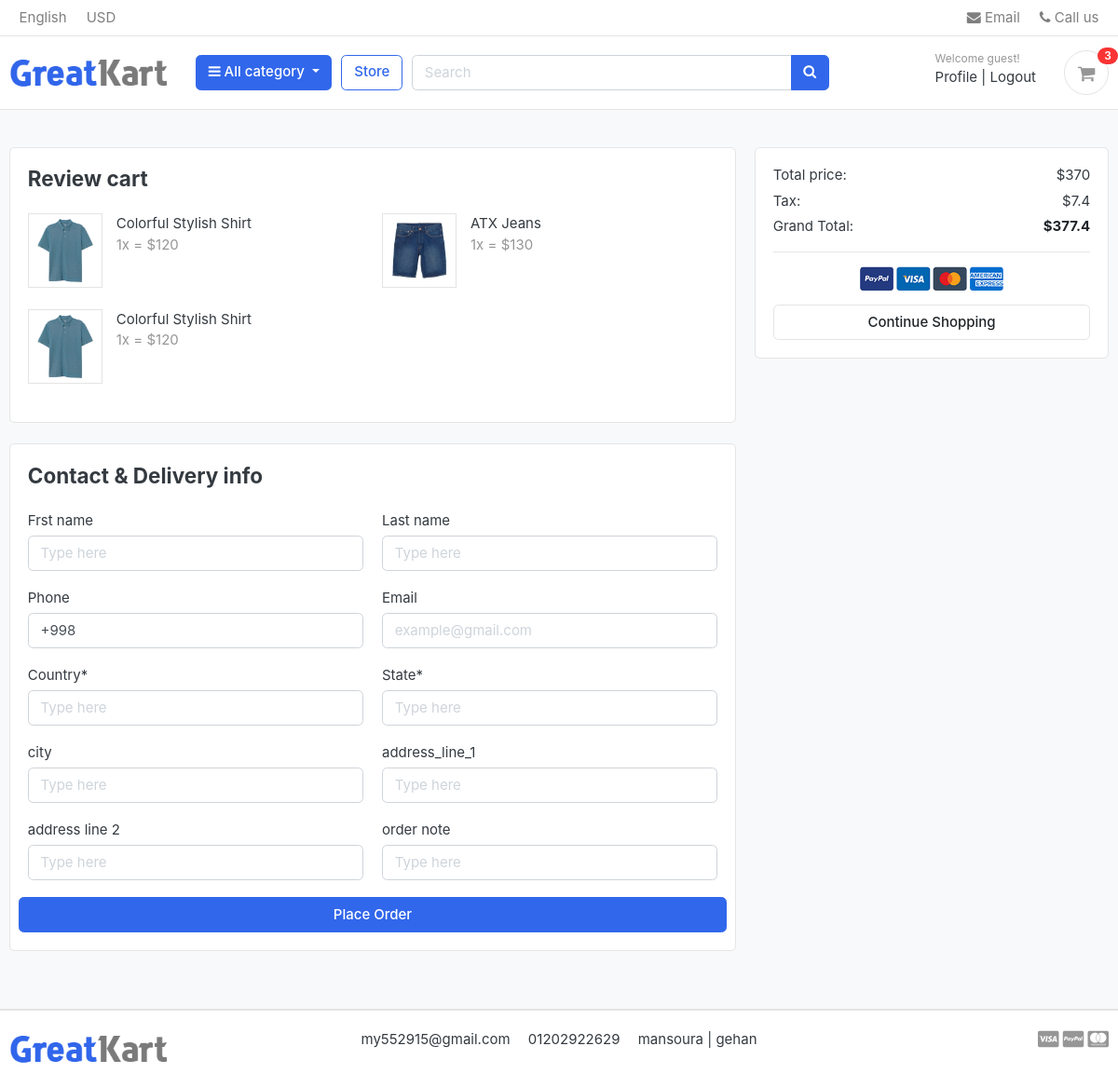
Page /cart/checkout/ (signed in) on the earlier database version.
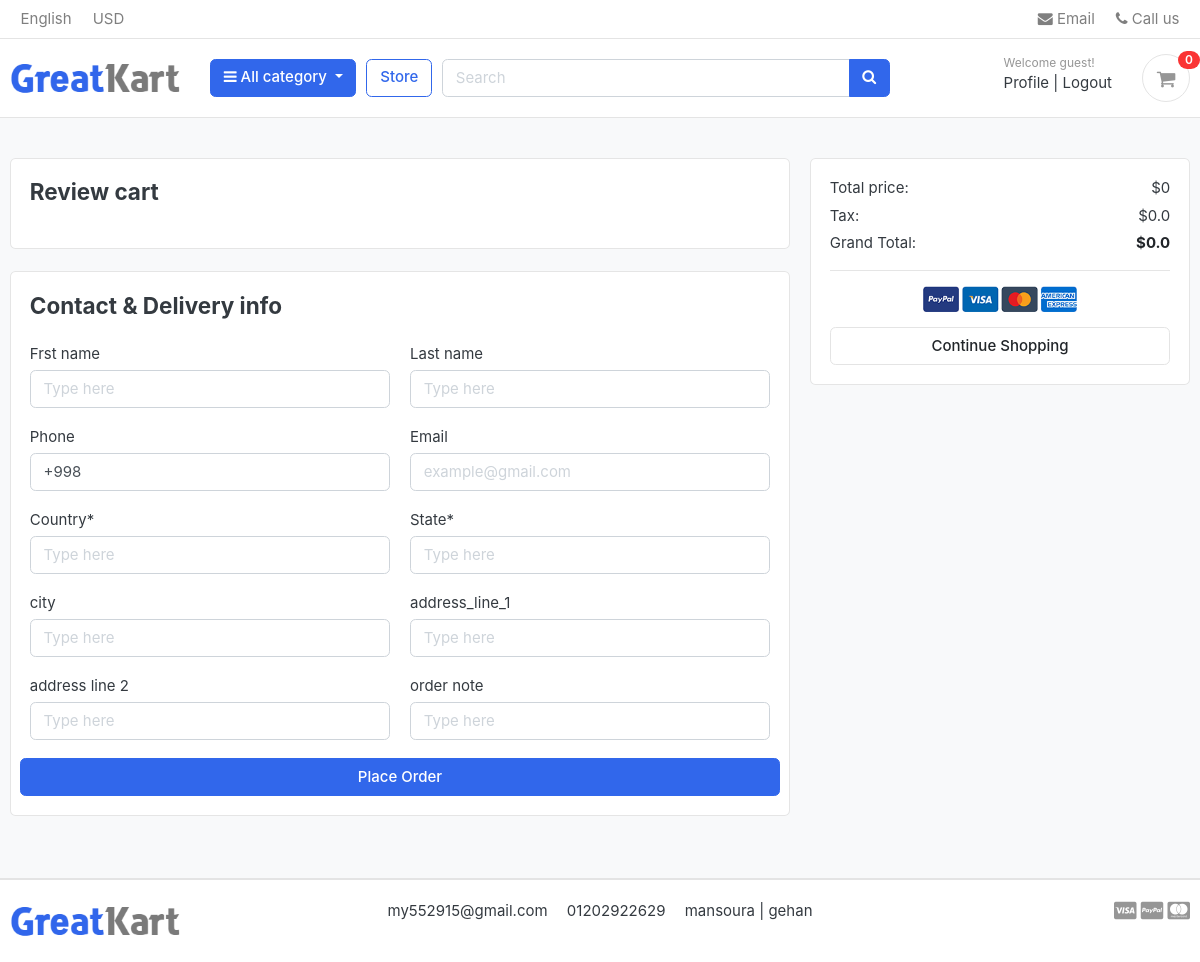
Same page on the later database version.
### carts/models.py (models this page shows, shortened)
class CartItem(models.Model):
    user = models.ForeignKey(User, on_delete=models.CASCADE , null=True)
    product = models.ForeignKey("store.Product", on_delete=models.CASCADE)
    cart = models.ForeignKey(Cart, on_delete=models.CASCADE , null=True)
    variations = models.ManyToManyField("store.Variation",blank=True)
    quantity = models.IntegerField()
    is_active = models.BooleanField(default=True)
    def sub_total(self):
        return self.product.price * self.quantity

### store/models.py (models this page shows, shortened)
class Product(models.Model):
    name = models.CharField( max_length=50 , unique=True)
    slug = models.SlugField(max_length=50 , unique=True)
    description = models.TextField( max_length=2000 , blank=True)
    image = models.ImageField( upload_to='product_img')
    price = models.IntegerField()
    discount = models.IntegerField(default=0)
    stock = models.IntegerField()
    is_available = models.BooleanField(default=True)
    category = models.ForeignKey("category.Category", verbose_name=("category product"), on_delete=models.CASCADE)
    created_at = models.DateTimeField(auto_now_add=True)
    modified_date = models.DateField( auto_now=True)

### carts/views.py (the view)
# urls.py: path('checkout/', checkout ,name = 'checkout'),
@login_required(login_url='login')
def checkout(request,total=0 ,quantity=0,cart_items=None):
    try :
        tax =0
        grand_total=0
        if request.user.is_authenticated:
          cart_items = CartItem.objects.filter(user=request.user, is_active=True)
        else :
            cart = Cart.objects.get(cart_id = _cart_id(request))
            cart_items = CartItem.objects.filter(cart=cart , is_active=True)
        for cart_item in cart_items:
            total += (cart_item.product.price * cart_item.quantity)
            quantity += cart_item.quantity
        tax = (2 * total)/100
        grand_total = total+tax
    except Cart.DoesNotExist:
        pass
    context = {'total':total,
               'quantity':quantity ,
               'cart_items':cart_items,
               'tax' : tax ,
               'grand_total':grand_total,
               }
    return render(request , 'carts/checkout.html',context)

### carts/context_processors.py (called while the page is built)
def counter(request):
    cart_count = 0
    if 'admin' in request.path:
        return{}
    else :
        try :
            cart = Cart.objects.filter(cart_id=_cart_id(request))
            if request.user.is_authenticated:
                cart_items = CartItem.objects.all().filter(user=request.user)
            else :
                cart_items = CartItem.objects.all().filter(cart=cart[:1])
            for cart_item in cart_items:
                cart_count+=cart_item.quantity
        except Cart.DoesNotExist:
            cart_count=0
    return dict(cart_count=cart_count)

### carts/views.py (called while the page is built)
def _cart_id(request):
    cart = request.session.session_key
    if not cart:
        cart = request.session.create()
    return cart

### category/context_processor.py (called while the page is built)
def menu_links(request):
    links = Category.objects.all()[:10]
    return dict(links=links)

### category/models.py (called while the page is built)
    def get_url(self):
        return reverse('store:product_by_category',args=[self.slug])

    def __str__(self):
        return str(self.name)

### carts/templates/carts/checkout.html (shortened to what the changed rows need)
{% extends "base.html" %}
{% load static %}
{% block body %}
<section class="section-content padding-y bg">
    <div class="container">
        <div class="row">
            <main class="col-md-8">
                <article class="card mb-4">
                    <div class="card-body">
                        <div class="row">
                            {% for cart_item in cart_items %}
                            <div class="col-md-6">
                                <figure class="itemside  mb-4">
                                    <div class="aside"><img src="{{cart_item.product.image.url}}" class="border img-sm">
                                    </div>
                                    <figcaption class="info">
                                        <p>{{cart_item.product.name}} </p>
                                        <span class="text-muted">{{cart_item.quantity}}x =
                                            ${{cart_item.sub_total}}</span>
                                    </figcaption>
                                </figure>
                            </div>
                            {% endfor %}
                        </div>
                    </div>
                </article>
            </main>
            <aside class="col-md-4">
                <div class="card">
                    <div class="card-body">
                        <dl class="dlist-align">
                            <dt>Total price:</dt>
                            <dd class="text-right">${{total}}</dd>
                        </dl>
                        <dl class="dlist-align">
                            <dt>Tax:</dt>
                            <dd class="text-right"> ${{tax}}</dd>
                        </dl>
                        <dl class="dlist-align">
                            <dd class="text-right text-dark b"><strong>${{grand_total}}</strong></dd>
                        </dl>
                    </div>
                </div>
            </aside>
        </div>
    </div>
</section>
{% endblock body %}

### templates/base.html (shortened to what the changed rows need)
{% load static %}
<!DOCTYPE HTML>
<html lang="en">
<head>
    <link href="{% static 'css/bootstrap.css'%}" rel="stylesheet" type="text/css" />
    <link href="{% static 'fonts/fontawesome/css/all.min.css'%}" type="text/css" rel="stylesheet">
    <link href="{% static 'css/ui.css'%}" rel="stylesheet" type="text/css" />
    <link href="{% static 'css/responsive.css'%}" rel="stylesheet" media="only screen and (max-width: 1200px)" />
    <link href="{% static 'css/custum.css'%}" rel="stylesheet" type="text/css" />
    <link rel="stylesheet" href="https://cdnjs.cloudflare.com/ajax/libs/font-awesome/4.7.0/css/font-awesome.min.css">
</head>
<body>
    <header class="section-header">
        <section class="header-main border-bottom">
            <div class="container">
                <div class="row align-items-center">
                    <div class="col-lg-3 col-sm-6 col-8 order-2 order-lg-3">
                        <div class="d-flex justify-content-end mb-3 mb-lg-0">
                            <a href="{% url 'carts:cart'%}" class="widget-header pl-3 ml-3">
                                <div class="icon icon-sm rounded-circle border"><i class="fa fa-shopping-cart"></i>
                                </div>
                                <span class="badge badge-pill badge-danger notify">{{cart_count}}</span>
                            </a>
                        </div>
                    </div>
                </div>
            </div>
        </section>
    </header>
    {% block body %}
    {% endblock body %}
</body>
</html>

Differences in the rows shown:
removed CartItem: product.image (picture), product.name "Colorful Stylish Shirt", quantity "1", sub_total "120"
removed CartItem: product.image (picture), product.name "ATX Jeans", quantity "1", sub_total "130"
removed CartItem: product.image (picture), product.name "Colorful Stylish Shirt", quantity "1", sub_total "120"
Other differences:
{{ cart_count }}: "3" → "0"
{{ total }}: "370" → "0"
{{ tax }}: "7.4" → "0.0"
{{ grand_total }}: "377.4" → "0.0"
